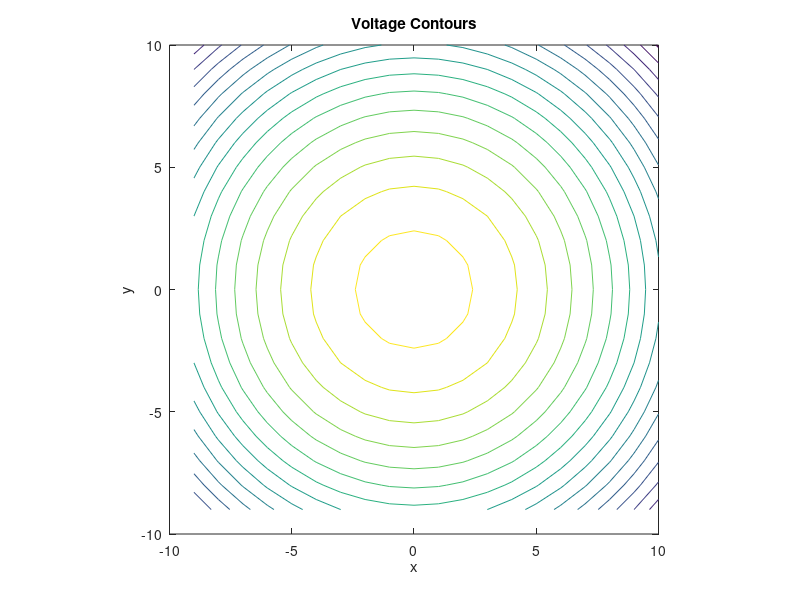
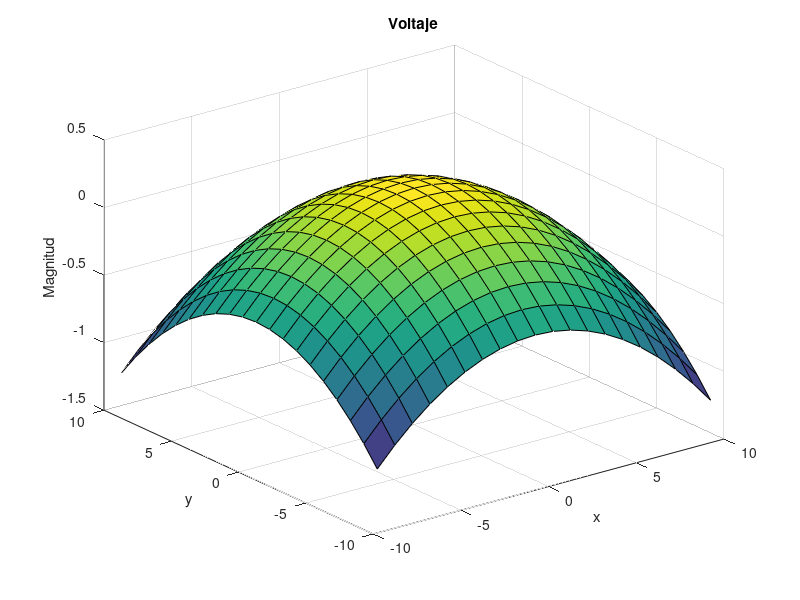

These figures' MATLAB source, in order:
clear; 
close all; 
%-------------------------------------------------------------------------%
%                             INITIALIZATION                                  
%-------------------------------------------------------------------------%
% Constant 1/(4*pi*epsilon_0) = 9*10^9
k = 9*10^9;
% eps_r = Relative permittivity
eps_r = 1;
charge_order = 10^-9; % milli, micro, nano etc..
const = k*charge_order/eps_r;

% Nx = Number of grid points in X- direction
% Ny = Number of grid points in Y-Direction
Nx = 20; % For 1 meter
Ny = 20; % For 1 meter
Nz = 50;
% n = Number of charges
n = 1;
% Electric fields Initialization
% E = Total electric field
E_f = zeros(Nx,Ny);
V   = zeros(Nx,Ny);     %voltage
% Ex = X-Component of Electric-Field
% Ey = Y-Component of Electric-Field
Ex = E_f;
Ey = E_f;
% ex = unit vector for x-component electric field
% ey = unit vector for y-component electric field
%ex = E_f;
%ey = E_f;
% r = distance between a selected point and the location of charge
r = E_f;
%r_square = E_f;
% Array of charges
% Q = All the 'n' charges are stored here
Q = [1];
% Array of locations
Xq = [0];
Yq = [0];
x_range = (1:Nx)-10;        %x coordinates for calculations
y_range = (1:Ny)-10;        %y coordinates for calculations
z_range = (1:Nz)-25;
[xMesh,yMesh]=meshgrid(x_range,y_range); %make 2 arrays with size (Nx,Ny)

%-------------------------------------------------------------------------%
%                      COMPUTATION OF ELECTRIC FIELDS
%-------------------------------------------------------------------------%

%  Repeat for all the 'n' charges
for k = 1:n
    r_square=(xMesh-Xq(k)).^2+(yMesh-Yq(k)).^2;
    r=sqrt(r_square);
    %extemp=const*Q(k)*(xMesh-Xq(k))./r;
    %eytemp=const*Q(k)*(yMesh-Yq(k))./r;
    %figure;
    %quiver(x_range,y_range,extemp,eytemp);
    %axis([-15 15 -15 15]); axis square;
    %tstr=sprintf('k=%d',k); title(tstr);
    Ex = Ex + const*Q(k)*4*(xMesh-Xq(k))./r.^3;      %x-component of field
    Ey = Ey + const*Q(k)*4*(yMesh-Yq(k))./r.^3;      %y-component of field
    V = V + k.*(1/4-(r.^2)/120);                      %voltage
end
E_f=sqrt(Ex.^2+Ey.^2);      %electric field magnitude
%-------------------------------------------------------------------------%
%                           PLOT THE RESULTS
%-------------------------------------------------------------------------%

figure;
% subplot(1,3,3);
contour_range = -10:0.1:10;
contour(x_range,y_range,V,contour_range);
title('Voltage Contours');
axis([-10 10 -10 10]);
axis square;
xlabel('x');
ylabel('y');

figure;
surf(xMesh,yMesh,V);
title('Voltaje');
zlabel('Magnitud');
xlabel('x'); 
ylabel('y');

